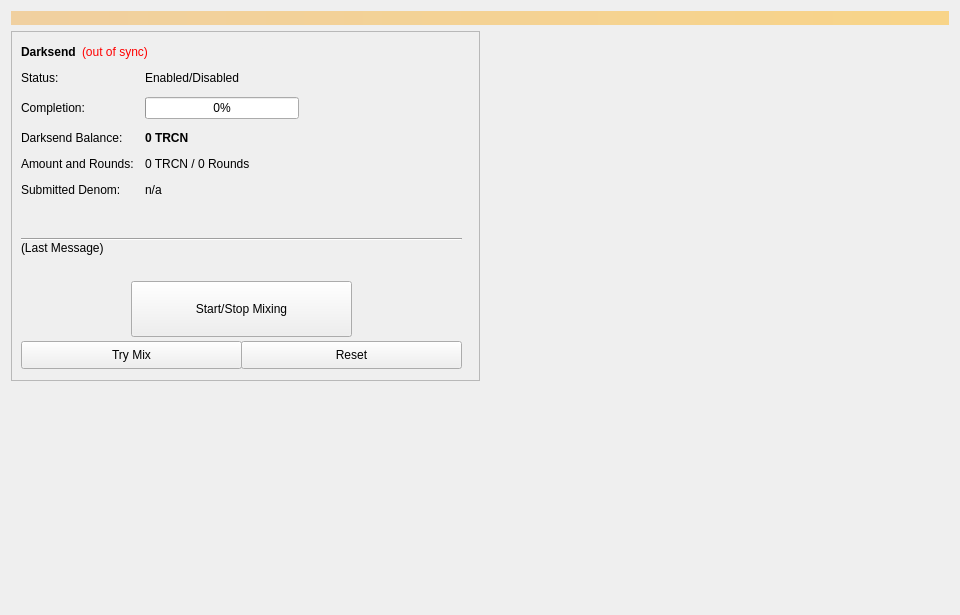
<?xml version="1.0" encoding="UTF-8"?>
<ui version="4.0">
 <class>Coinmix</class>
 <widget class="QWidget" name="Coinmix">
  <property name="geometry">
   <rect>
    <x>0</x>
    <y>0</y>
    <width>960</width>
    <height>615</height>
   </rect>
  </property>
  <property name="minimumSize">
   <size>
    <width>960</width>
    <height>0</height>
   </size>
  </property>
  <property name="windowTitle">
   <string>Form</string>
  </property>
  <layout class="QVBoxLayout" name="topLayout">
   <item>
    <widget class="QLabel" name="labelAlerts">
     <property name="visible">
      <bool>false</bool>
     </property>
     <property name="styleSheet">
      <string notr="true">background-color: qlineargradient(x1: 0, y1: 0, x2: 1, y2: 0, stop:0 #F0D0A0, stop:1 #F8D488); color:#000000;</string>
     </property>
     <property name="wordWrap">
      <bool>true</bool>
     </property>
     <property name="margin">
      <number>3</number>
     </property>
    </widget>
   </item>
   <item>
    <layout class="QHBoxLayout" name="horizontalLayout" stretch="1,1">
     <item>
      <layout class="QVBoxLayout" name="verticalLayout_2">
       <item>
        <widget class="QFrame" name="frameDarksend">
         <property name="minimumSize">
          <size>
           <width>0</width>
           <height>350</height>
          </size>
         </property>
         <property name="layoutDirection">
          <enum>Qt::LeftToRight</enum>
         </property>
         <property name="frameShape">
          <enum>QFrame::StyledPanel</enum>
         </property>
         <property name="frameShadow">
          <enum>QFrame::Raised</enum>
         </property>
         <widget class="QWidget" name="formLayoutWidget">
          <property name="geometry">
           <rect>
            <x>10</x>
            <y>40</y>
            <width>451</width>
            <height>161</height>
           </rect>
          </property>
          <layout class="QFormLayout" name="formLayout">
           <property name="fieldGrowthPolicy">
            <enum>QFormLayout::AllNonFixedFieldsGrow</enum>
           </property>
           <property name="horizontalSpacing">
            <number>11</number>
           </property>
           <property name="verticalSpacing">
            <number>12</number>
           </property>
           <item row="0" column="0">
            <widget class="QLabel" name="label_6">
             <property name="text">
              <string>Status:</string>
             </property>
            </widget>
           </item>
           <item row="1" column="0">
            <widget class="QLabel" name="label_7">
             <property name="text">
              <string>Completion:</string>
             </property>
            </widget>
           </item>
           <item row="1" column="1">
            <widget class="QProgressBar" name="DarksendProgress">
             <property name="maximumSize">
              <size>
               <width>154</width>
               <height>16777215</height>
              </size>
             </property>
             <property name="value">
              <number>0</number>
             </property>
            </widget>
           </item>
           <item row="2" column="0">
            <widget class="QLabel" name="labelAnonymizedText">
             <property name="text">
              <string>Darksend Balance:</string>
             </property>
            </widget>
           </item>
           <item row="2" column="1">
            <widget class="QLabel" name="labelAnonymized">
             <property name="font">
              <font>
               <weight>75</weight>
               <bold>true</bold>
              </font>
             </property>
             <property name="text">
              <string notr="true">0 TRCN</string>
             </property>
            </widget>
           </item>
           <item row="3" column="0">
            <widget class="QLabel" name="label_8">
             <property name="text">
              <string>Amount and Rounds:</string>
             </property>
            </widget>
           </item>
           <item row="3" column="1">
            <widget class="QLabel" name="labelAmountRounds">
             <property name="text">
              <string>0 TRCN / 0 Rounds</string>
             </property>
            </widget>
           </item>
           <item row="4" column="0">
            <widget class="QLabel" name="label_9">
             <property name="text">
              <string>Submitted Denom:</string>
             </property>
            </widget>
           </item>
           <item row="4" column="1">
            <widget class="QLabel" name="labelSubmittedDenom">
             <property name="toolTip">
              <string>The denominations you submitted to the Masternode.&lt;br&gt;To mix, other users must submit the exact same denominations.</string>
             </property>
             <property name="text">
              <string>n/a</string>
             </property>
            </widget>
           </item>
           <item row="0" column="1">
            <widget class="QLabel" name="DarksendEnabled">
             <property name="text">
              <string>Enabled/Disabled</string>
             </property>
            </widget>
           </item>
          </layout>
         </widget>
         <widget class="QPushButton" name="runAutoDenom">
          <property name="geometry">
           <rect>
            <x>251</x>
            <y>17</y>
            <width>1</width>
            <height>1</height>
           </rect>
          </property>
          <property name="palette">
           <palette>
            <active>
             <colorrole role="WindowText">
              <brush brushstyle="SolidPattern">
               <color alpha="255">
                <red>0</red>
                <green>0</green>
                <blue>0</blue>
               </color>
              </brush>
             </colorrole>
             <colorrole role="Button">
              <brush brushstyle="SolidPattern">
               <color alpha="255">
                <red>239</red>
                <green>238</green>
                <blue>238</blue>
               </color>
              </brush>
             </colorrole>
             <colorrole role="Light">
              <brush brushstyle="SolidPattern">
               <color alpha="255">
                <red>255</red>
                <green>255</green>
                <blue>255</blue>
               </color>
              </brush>
             </colorrole>
             <colorrole role="Midlight">
              <brush brushstyle="SolidPattern">
               <color alpha="255">
                <red>247</red>
                <green>246</green>
                <blue>246</blue>
               </color>
              </brush>
             </colorrole>
             <colorrole role="Dark">
              <brush brushstyle="SolidPattern">
               <color alpha="255">
                <red>119</red>
                <green>119</green>
                <blue>119</blue>
               </color>
              </brush>
             </colorrole>
             <colorrole role="Mid">
              <brush brushstyle="SolidPattern">
               <color alpha="255">
                <red>159</red>
                <green>159</green>
                <blue>159</blue>
               </color>
              </brush>
             </colorrole>
             <colorrole role="Text">
              <brush brushstyle="SolidPattern">
               <color alpha="255">
                <red>0</red>
                <green>0</green>
                <blue>0</blue>
               </color>
              </brush>
             </colorrole>
             <colorrole role="BrightText">
              <brush brushstyle="SolidPattern">
               <color alpha="255">
                <red>255</red>
                <green>255</green>
                <blue>255</blue>
               </color>
              </brush>
             </colorrole>
             <colorrole role="ButtonText">
              <brush brushstyle="SolidPattern">
               <color alpha="255">
                <red>0</red>
                <green>0</green>
                <blue>0</blue>
               </color>
              </brush>
             </colorrole>
             <colorrole role="Base">
              <brush brushstyle="SolidPattern">
               <color alpha="255">
                <red>255</red>
                <green>255</green>
                <blue>255</blue>
               </color>
              </brush>
             </colorrole>
             <colorrole role="Window">
              <brush brushstyle="SolidPattern">
               <color alpha="255">
                <red>239</red>
                <green>238</green>
                <blue>238</blue>
               </color>
              </brush>
             </colorrole>
             <colorrole role="Shadow">
              <brush brushstyle="SolidPattern">
               <color alpha="255">
                <red>0</red>
                <green>0</green>
                <blue>0</blue>
               </color>
              </brush>
             </colorrole>
             <colorrole role="AlternateBase">
              <brush brushstyle="SolidPattern">
               <color alpha="255">
                <red>247</red>
                <green>246</green>
                <blue>246</blue>
               </color>
              </brush>
             </colorrole>
             <colorrole role="ToolTipBase">
              <brush brushstyle="SolidPattern">
               <color alpha="255">
                <red>255</red>
                <green>255</green>
                <blue>220</blue>
               </color>
              </brush>
             </colorrole>
             <colorrole role="ToolTipText">
              <brush brushstyle="SolidPattern">
               <color alpha="255">
                <red>0</red>
                <green>0</green>
                <blue>0</blue>
               </color>
              </brush>
             </colorrole>
            </active>
            <inactive>
             <colorrole role="WindowText">
              <brush brushstyle="SolidPattern">
               <color alpha="255">
                <red>0</red>
                <green>0</green>
                <blue>0</blue>
               </color>
              </brush>
             </colorrole>
             <colorrole role="Button">
              <brush brushstyle="SolidPattern">
               <color alpha="255">
                <red>239</red>
                <green>238</green>
                <blue>238</blue>
               </color>
              </brush>
             </colorrole>
             <colorrole role="Light">
              <brush brushstyle="SolidPattern">
               <color alpha="255">
                <red>255</red>
                <green>255</green>
                <blue>255</blue>
               </color>
              </brush>
             </colorrole>
             <colorrole role="Midlight">
              <brush brushstyle="SolidPattern">
               <color alpha="255">
                <red>247</red>
                <green>246</green>
                <blue>246</blue>
               </color>
              </brush>
             </colorrole>
             <colorrole role="Dark">
              <brush brushstyle="SolidPattern">
               <color alpha="255">
                <red>119</red>
                <green>119</green>
                <blue>119</blue>
               </color>
              </brush>
             </colorrole>
             <colorrole role="Mid">
              <brush brushstyle="SolidPattern">
               <color alpha="255">
                <red>159</red>
                <green>159</green>
                <blue>159</blue>
               </color>
              </brush>
             </colorrole>
             <colorrole role="Text">
              <brush brushstyle="SolidPattern">
               <color alpha="255">
                <red>0</red>
                <green>0</green>
                <blue>0</blue>
               </color>
              </brush>
             </colorrole>
             <colorrole role="BrightText">
              <brush brushstyle="SolidPattern">
               <color alpha="255">
                <red>255</red>
                <green>255</green>
                <blue>255</blue>
               </color>
              </brush>
             </colorrole>
             <colorrole role="ButtonText">
              <brush brushstyle="SolidPattern">
               <color alpha="255">
                <red>0</red>
                <green>0</green>
                <blue>0</blue>
               </color>
              </brush>
             </colorrole>
             <colorrole role="Base">
              <brush brushstyle="SolidPattern">
               <color alpha="255">
                <red>255</red>
                <green>255</green>
                <blue>255</blue>
               </color>
              </brush>
             </colorrole>
             <colorrole role="Window">
              <brush brushstyle="SolidPattern">
               <color alpha="255">
                <red>239</red>
                <green>238</green>
                <blue>238</blue>
               </color>
              </brush>
             </colorrole>
             <colorrole role="Shadow">
              <brush brushstyle="SolidPattern">
               <color alpha="255">
                <red>0</red>
                <green>0</green>
                <blue>0</blue>
               </color>
              </brush>
             </colorrole>
             <colorrole role="AlternateBase">
              <brush brushstyle="SolidPattern">
               <color alpha="255">
                <red>247</red>
                <green>246</green>
                <blue>246</blue>
               </color>
              </brush>
             </colorrole>
             <colorrole role="ToolTipBase">
              <brush brushstyle="SolidPattern">
               <color alpha="255">
                <red>255</red>
                <green>255</green>
                <blue>220</blue>
               </color>
              </brush>
             </colorrole>
             <colorrole role="ToolTipText">
              <brush brushstyle="SolidPattern">
               <color alpha="255">
                <red>0</red>
                <green>0</green>
                <blue>0</blue>
               </color>
              </brush>
             </colorrole>
            </inactive>
            <disabled>
             <colorrole role="WindowText">
              <brush brushstyle="SolidPattern">
               <color alpha="255">
                <red>119</red>
                <green>119</green>
                <blue>119</blue>
               </color>
              </brush>
             </colorrole>
             <colorrole role="Button">
              <brush brushstyle="SolidPattern">
               <color alpha="255">
                <red>239</red>
                <green>238</green>
                <blue>238</blue>
               </color>
              </brush>
             </colorrole>
             <colorrole role="Light">
              <brush brushstyle="SolidPattern">
               <color alpha="255">
                <red>255</red>
                <green>255</green>
                <blue>255</blue>
               </color>
              </brush>
             </colorrole>
             <colorrole role="Midlight">
              <brush brushstyle="SolidPattern">
               <color alpha="255">
                <red>247</red>
                <green>246</green>
                <blue>246</blue>
               </color>
              </brush>
             </colorrole>
             <colorrole role="Dark">
              <brush brushstyle="SolidPattern">
               <color alpha="255">
                <red>119</red>
                <green>119</green>
                <blue>119</blue>
               </color>
              </brush>
             </colorrole>
             <colorrole role="Mid">
              <brush brushstyle="SolidPattern">
               <color alpha="255">
                <red>159</red>
                <green>159</green>
                <blue>159</blue>
               </color>
              </brush>
             </colorrole>
             <colorrole role="Text">
              <brush brushstyle="SolidPattern">
               <color alpha="255">
                <red>119</red>
                <green>119</green>
                <blue>119</blue>
               </color>
              </brush>
             </colorrole>
             <colorrole role="BrightText">
              <brush brushstyle="SolidPattern">
               <color alpha="255">
                <red>255</red>
                <green>255</green>
                <blue>255</blue>
               </color>
              </brush>
             </colorrole>
             <colorrole role="ButtonText">
              <brush brushstyle="SolidPattern">
               <color alpha="255">
                <red>119</red>
                <green>119</green>
                <blue>119</blue>
               </color>
              </brush>
             </colorrole>
             <colorrole role="Base">
              <brush brushstyle="SolidPattern">
               <color alpha="255">
                <red>239</red>
                <green>238</green>
                <blue>238</blue>
               </color>
              </brush>
             </colorrole>
             <colorrole role="Window">
              <brush brushstyle="SolidPattern">
               <color alpha="255">
                <red>239</red>
                <green>238</green>
                <blue>238</blue>
               </color>
              </brush>
             </colorrole>
             <colorrole role="Shadow">
              <brush brushstyle="SolidPattern">
               <color alpha="255">
                <red>0</red>
                <green>0</green>
                <blue>0</blue>
               </color>
              </brush>
             </colorrole>
             <colorrole role="AlternateBase">
              <brush brushstyle="SolidPattern">
               <color alpha="255">
                <red>239</red>
                <green>238</green>
                <blue>238</blue>
               </color>
              </brush>
             </colorrole>
             <colorrole role="ToolTipBase">
              <brush brushstyle="SolidPattern">
               <color alpha="255">
                <red>255</red>
                <green>255</green>
                <blue>220</blue>
               </color>
              </brush>
             </colorrole>
             <colorrole role="ToolTipText">
              <brush brushstyle="SolidPattern">
               <color alpha="255">
                <red>0</red>
                <green>0</green>
                <blue>0</blue>
               </color>
              </brush>
             </colorrole>
            </disabled>
           </palette>
          </property>
          <property name="focusPolicy">
           <enum>Qt::NoFocus</enum>
          </property>
          <property name="autoFillBackground">
           <bool>true</bool>
          </property>
          <property name="text">
           <string/>
          </property>
          <property name="flat">
           <bool>true</bool>
          </property>
         </widget>
         <widget class="QPushButton" name="toggleDarksend">
          <property name="geometry">
           <rect>
            <x>120</x>
            <y>250</y>
            <width>221</width>
            <height>56</height>
           </rect>
          </property>
          <property name="sizePolicy">
           <sizepolicy hsizetype="MinimumExpanding" vsizetype="Fixed">
            <horstretch>0</horstretch>
            <verstretch>0</verstretch>
           </sizepolicy>
          </property>
          <property name="text">
           <string>Start/Stop Mixing</string>
          </property>
         </widget>
         <widget class="Line" name="lineLastMessage">
          <property name="geometry">
           <rect>
            <x>10</x>
            <y>200</y>
            <width>441</width>
            <height>16</height>
           </rect>
          </property>
          <property name="orientation">
           <enum>Qt::Horizontal</enum>
          </property>
         </widget>
         <widget class="QLabel" name="DarksendStatus">
          <property name="geometry">
           <rect>
            <x>10</x>
            <y>210</y>
            <width>451</width>
            <height>43</height>
           </rect>
          </property>
          <property name="minimumSize">
           <size>
            <width>288</width>
            <height>43</height>
           </size>
          </property>
          <property name="text">
           <string>(Last Message)</string>
          </property>
          <property name="alignment">
           <set>Qt::AlignLeading|Qt::AlignLeft|Qt::AlignTop</set>
          </property>
          <property name="wordWrap">
           <bool>true</bool>
          </property>
         </widget>
         <widget class="QPushButton" name="DarksendAuto">
          <property name="geometry">
           <rect>
            <x>10</x>
            <y>310</y>
            <width>221</width>
            <height>28</height>
           </rect>
          </property>
          <property name="sizePolicy">
           <sizepolicy hsizetype="MinimumExpanding" vsizetype="Fixed">
            <horstretch>0</horstretch>
            <verstretch>0</verstretch>
           </sizepolicy>
          </property>
          <property name="toolTip">
           <string>Try to manually submit a Darksend request.</string>
          </property>
          <property name="text">
           <string>Try Mix</string>
          </property>
         </widget>
         <widget class="QPushButton" name="DarksendReset">
          <property name="geometry">
           <rect>
            <x>230</x>
            <y>310</y>
            <width>221</width>
            <height>28</height>
           </rect>
          </property>
          <property name="sizePolicy">
           <sizepolicy hsizetype="MinimumExpanding" vsizetype="Fixed">
            <horstretch>0</horstretch>
            <verstretch>0</verstretch>
           </sizepolicy>
          </property>
          <property name="toolTip">
           <string>Reset the current status of Darksend (can interrupt Darksend if it's in the process of Mixing, which can cost you money!)</string>
          </property>
          <property name="autoFillBackground">
           <bool>false</bool>
          </property>
          <property name="text">
           <string>Reset</string>
          </property>
         </widget>
         <widget class="QWidget" name="layoutWidget">
          <property name="geometry">
           <rect>
            <x>10</x>
            <y>10</y>
            <width>431</width>
            <height>22</height>
           </rect>
          </property>
          <layout class="QHBoxLayout" name="horizontalLayout_5">
           <item>
            <widget class="QLabel" name="label_2">
             <property name="font">
              <font>
               <weight>75</weight>
               <bold>true</bold>
              </font>
             </property>
             <property name="text">
              <string>Darksend</string>
             </property>
            </widget>
           </item>
           <item>
            <widget class="QLabel" name="labelDarksendSyncStatus">
             <property name="toolTip">
              <string>The displayed information may be out of date. Your wallet automatically synchronizes with the TRCN network after a connection is established, but this process has not completed yet.</string>
             </property>
             <property name="styleSheet">
              <string notr="true">QLabel { color: red; }</string>
             </property>
             <property name="text">
              <string notr="true">(out of sync)</string>
             </property>
             <property name="alignment">
              <set>Qt::AlignLeading|Qt::AlignLeft|Qt::AlignVCenter</set>
             </property>
            </widget>
           </item>
           <item>
            <spacer name="horizontalSpacer_4">
             <property name="orientation">
              <enum>Qt::Horizontal</enum>
             </property>
             <property name="sizeHint" stdset="0">
              <size>
               <width>40</width>
               <height>20</height>
              </size>
             </property>
            </spacer>
           </item>
          </layout>
         </widget>
        </widget>
       </item>
       <item>
        <spacer name="verticalSpacer">
         <property name="orientation">
          <enum>Qt::Vertical</enum>
         </property>
         <property name="sizeHint" stdset="0">
          <size>
           <width>20</width>
           <height>40</height>
          </size>
         </property>
        </spacer>
       </item>
      </layout>
     </item>
     <item>
      <layout class="QVBoxLayout" name="verticalLayout_3">
       <item>
        <spacer name="verticalSpacer_2">
         <property name="orientation">
          <enum>Qt::Vertical</enum>
         </property>
         <property name="sizeType">
          <enum>QSizePolicy::Expanding</enum>
         </property>
         <property name="sizeHint" stdset="0">
          <size>
           <width>20</width>
           <height>40</height>
          </size>
         </property>
        </spacer>
       </item>
      </layout>
     </item>
    </layout>
   </item>
  </layout>
 </widget>
 <resources/>
 <connections/>
</ui>
